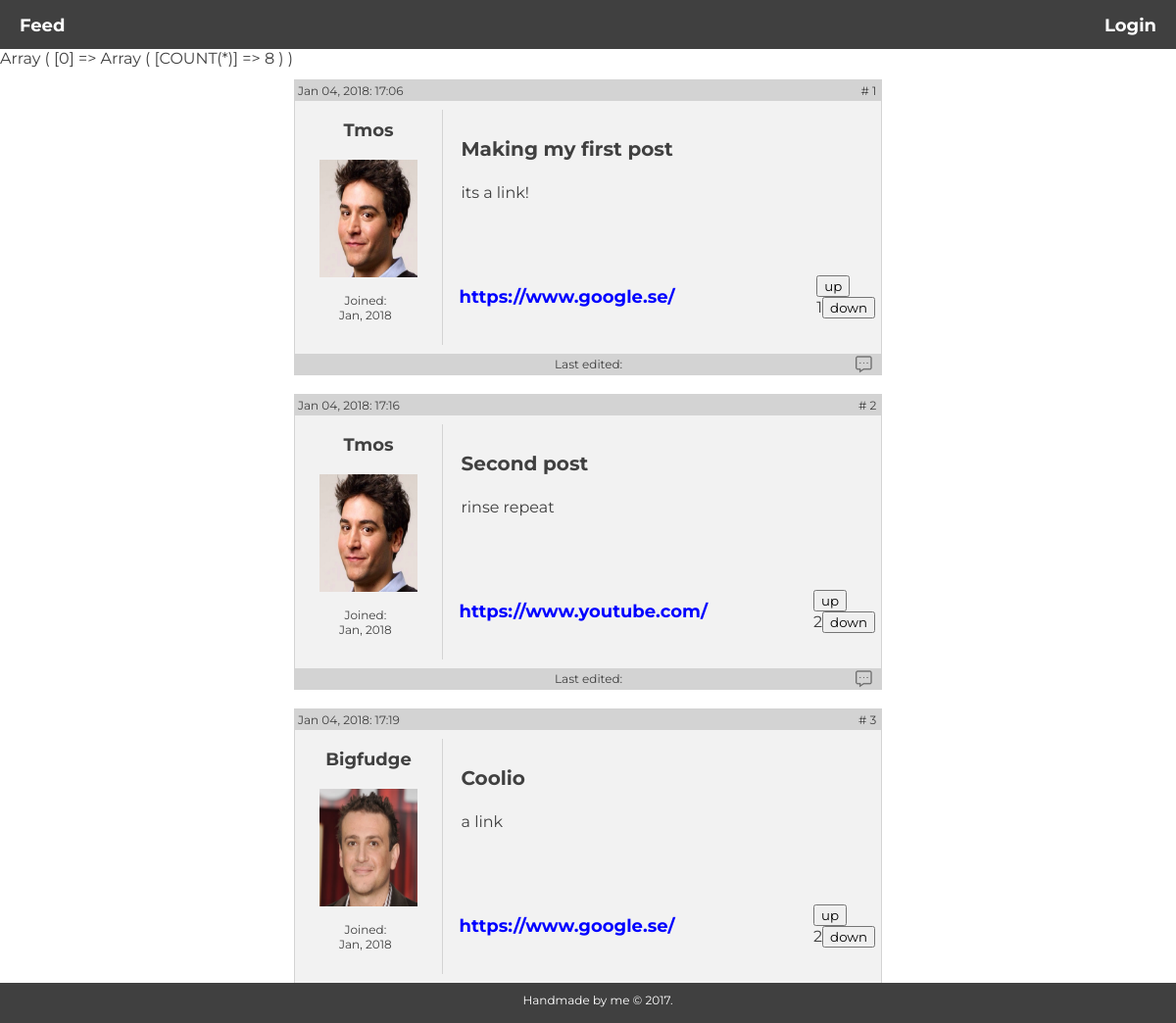
Page /pages/feed.php on the committed database.
### tables this page shows
CREATE TABLE "posts" (
        `id`       INTEGER NOT NULL,
        `post_id`       INTEGER NOT NULL PRIMARY KEY AUTOINCREMENT UNIQUE,
        `title` VARCHAR NOT NULL,
        `description`   VARCHAR NOT NULL,
        `url`   VARCHAR NOT NULL,
        `posted`      VARCHAR,
        `up_vote` INTEGER,
        `down_vote` INTEGER,
        `edited`     VARCHAR
);

CREATE TABLE "users" (
        `id`    INTEGER NOT NULL PRIMARY KEY AUTOINCREMENT UNIQUE,
        `name`  VARCHAR NOT NULL,
        `username`      VARCHAR NOT NULL UNIQUE,
        `email` VARCHAR NOT NULL,
        `password`      VARCHAR NOT NULL,
        `biography`     VARCHAR NOT NULL,
        `img`           VARCHAR,
        `joined`   VARCHAR
);

### logic/feed.php (called while the page is built, shortened)
<?php
   $query = "SELECT * FROM posts LEFT JOIN users ON posts.id=users.id";
   $statement = $pdo->query($query);
   $statement->execute();
   $joined = $statement->fetchAll(PDO::FETCH_ASSOC);
   $post_id = 1;
   $query = 'SELECT COUNT(*) FROM votes WHERE post_id = :post_id';
   $statement = $pdo->prepare($query);
   $statement->bindParam(':post_id', $post_id, PDO::PARAM_INT);
   $statement->execute();
   $votes = $statement->fetchAll(PDO::FETCH_ASSOC);
   print_r($votes);

### pages/feed.php (the view, shortened to what this page needs)
<?php
require __DIR__.'../../views/header.php';
require __DIR__.'/../logic/feed.php';
?>
<div class="post">
   <?php foreach($joined as $join): ?>
      <div class="post-content">
         <div class="post-header">
            <div class="post-id">
               # <?php echo $join['post_id']; ?>
            </div>
            <div class="post-time">
               <?php echo $join['posted']; ?>
            </div>
         </div>
         <br>
         <br>
         <div class="side-info">
            <h5><?php echo $join['username']; ?></h5>
            <br>
            <?php echo '<img src="../uploads/'. $join['img']. '" class="avatar-img">'; ?>
            <br>
            <div class="member">Joined: <br>
               <?php echo $join['joined']; ?>
            </div>
         </div>
         <div class="post-title">
            <h2><?php echo $join['title']; ?></h2>
         </div>
         <br>
         <div class="post-description">
            <?php echo $join['description']; ?>
         </div>
         <div class="post-url">
            <a href="<?php echo $join['url']; ?>" target="_blank" class="img-url"><?php echo substr($join['url'], 0, 100); ?></a>
         </div>
            <form action="../pages/feed.php?id=<?php echo $join['post_id']?>" method="post" class="votes">
               <br>
               <?php echo $vote; ?><input type="submit" name="up_vote" value="up" />
               <br>
               <?php echo $join['down_vote']; ?><input type="submit" name="down_vote" value="down" />
            </form>
            <div class="post-footer">
               <?php echo 'Last edited: '. $join['edited']; ?>
            <a href="comment.php?id=<?php echo $join['post_id'] ?>" class="comment-btn"></a>
            </div>
      </div>
      <br>
   <?php endforeach; ?>
</div>
<?php require __DIR__.'../../views/footer.php'; ?>

### css/main.css (style rules this page uses)
* { margin: 0px; font-family: Montserrat; }
body { color: #404040; background-color: white; }
a { text-decoration: none; outline: none; margin: 20px; color: white; font-weight: bold; }
h2 { font-size: 20px; }
h5 { font-size: 18px; margin-top: 10px; margin-bottom: -20px; }
.votes { position: absolute; top: 60%; right: 1%; }
.comment-btn { position: absolute; bottom: -90%; right: -2%; background-image: url("../img/comment.png"); background-size: cover; background-size: 100%; background-color: transparent; height: 20px; width: 20px; cursor: pointer; border: none; opacity: 0.5; outline: none; }
.avatar-img { width: 100px; height: 120px; margin-top: 20px; }
.side-info { position: absolute; top: 10%; text-align: center; border-right: 1px solid lightgrey; height: 80%; width: 150px; }
.member { position: absolute; top: 78%; left: 30%; font-size: 12px; color: #404040; }
.img-url { color: blue; margin: 0px; }
.post-header { position: absolute; top: 0%; width: 99.2%; background-color: lightgrey; height: 15px; padding: 3px; }
.post-footer { position: absolute; bottom: 0%; width: 99.2%; background-color: lightgrey; height: 15px; padding: 3px; font-size: 12px; text-align: center; }
.post-id { position: absolute; right: 1%; font-size: 12px; }
.post-time { position: absolute; font-size: 12px; }
.post { position: absolute; width: 50%; left: 25%; margin-top: 12px; margin-bottom: 100px; }
.post-content { position: relative; height: 300px; border: 1px solid lightgrey; background-color: #f2f2f2; padding-right: 20px; }
.post-title { position: absolute; left: 25%; margin-top: 20px; margin-left: 20px; }
.post-url { position: absolute; left: 28%; top: 70%; font-size: 22px; color: blue; width: 100px; font-size: 18px; }
.post-description { position: absolute; left: 25%; top: 35%; margin-left: 20px; font-size: 16px; }
img { width: 158px; height: 198px; }

### rows in the picture
posts: post_id "1", posted "Jan 04, 2018: 17:06", users.username "Tmos", users.img (picture), users.joined "Jan, 2018", title "Making my first post", description "its a link!", url "https://www.google.se/", down_vote "1"
posts: post_id "2", posted "Jan 04, 2018: 17:16", users.username "Tmos", users.img (picture), users.joined "Jan, 2018", title "Second post", description "rinse repeat", url "https://www.youtube.com/", down_vote "2"
posts: post_id "3", posted "Jan 04, 2018: 17:19", users.username "Bigfudge", users.img (picture), users.joined "Jan, 2018", title "Coolio", description "a link", url "https://www.google.se/", down_vote "2"
